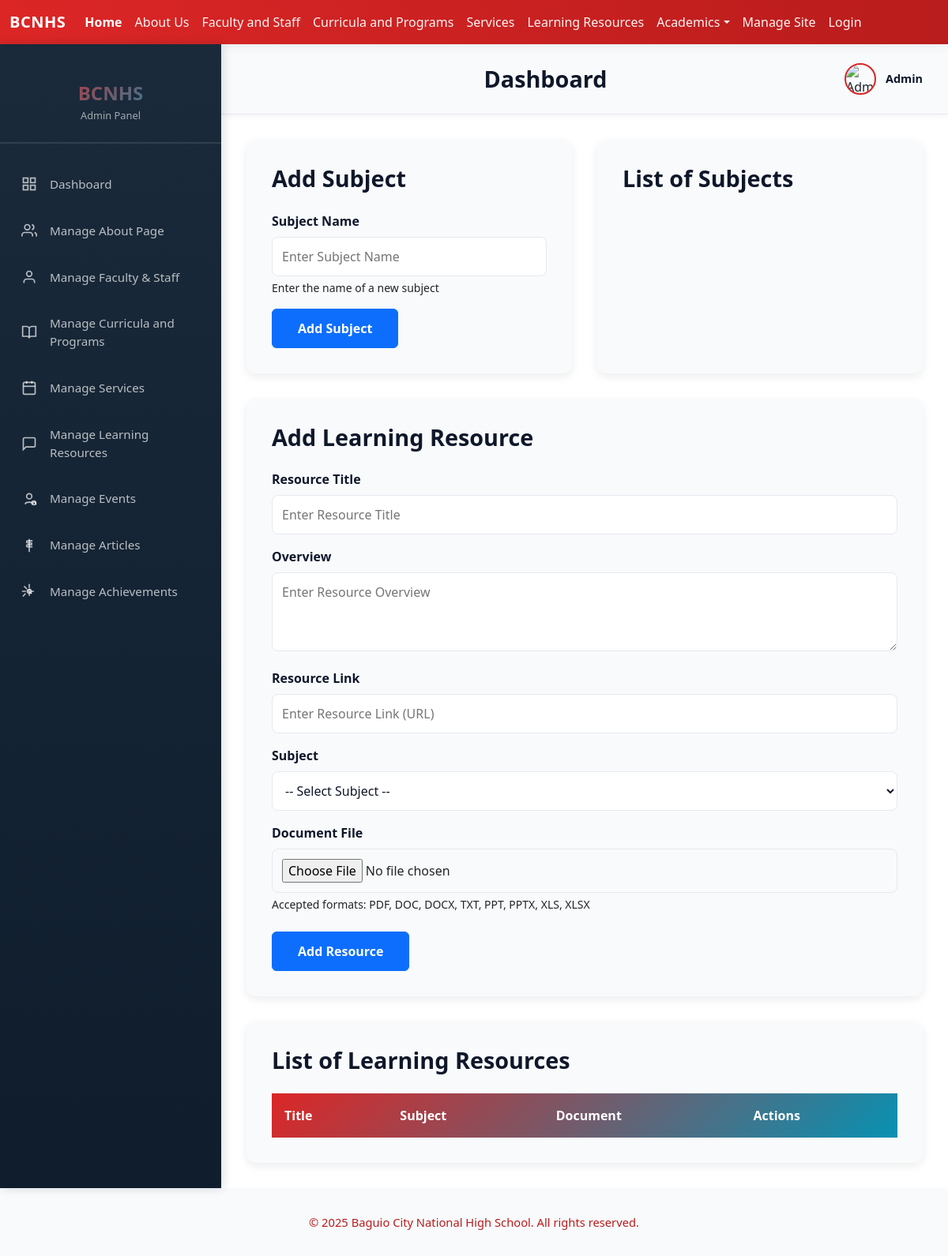
Before: /admin/learning_resources.php with the older database file.
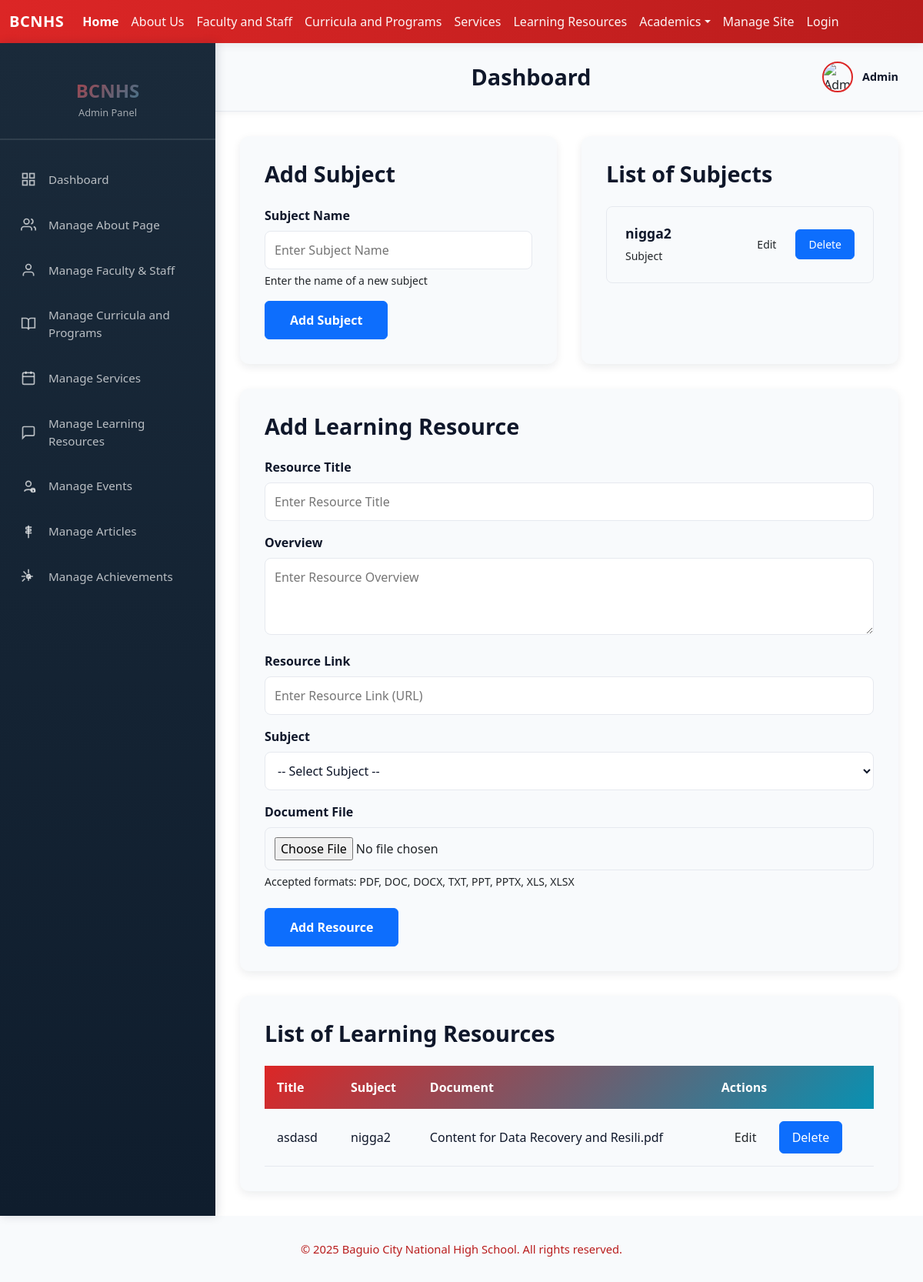
After: the same page with the newer database file.
### tables this page shows
CREATE TABLE `subject` (
  `id` int(11) NOT NULL,
  `name` text NOT NULL
);

CREATE TABLE `resources` (
  `id` int(11) NOT NULL,
  `title` text NOT NULL,
  `overview` text NOT NULL,
  `link` text NOT NULL,
  `path` text NOT NULL,
  `subject_id` int(11) NOT NULL
);

### functions/functions.php (called while the page is built, shortened)
<?php
class Database {
    private $pdo;
    public function __construct() {
        $host = 'localhost';
        $user = 'root';
        $pass = '';
        $dbname = 'bcnhs';
        $charset = 'utf8mb4';
        try {
            $dsn = "mysql:host=$host;dbname=$dbname;charset=$charset";
            $options = [
                PDO::ATTR_ERRMODE            => PDO::ERRMODE_EXCEPTION,
                PDO::ATTR_DEFAULT_FETCH_MODE => PDO::FETCH_ASSOC,
                PDO::ATTR_EMULATE_PREPARES   => false,
            ];
            $this->pdo = new PDO($dsn, $user, $pass, $options);
        } catch (PDOException $e) {
            die("connection failed: " . $e->getMessage());
        }
    }
    public function getPDO() {
        return $this->pdo;
    }
}
class ResourcesModule {
    private $pdo;
    public function __construct() {
        $db = new Database();
        $this->pdo = $db->getPDO();
    }
    public function fetchResources() {
        $fetch = $this->pdo->query("SELECT r.*, s.name as subject_name FROM resources r LEFT JOIN subject s ON r.subject_id = s.id");
        return $fetch->fetchAll();
    }
}
class SubjectModule {
    private $pdo;
    public function __construct() {
        $db = new Database();
        $this->pdo = $db->getPDO();
    }
    public function fetchSubject() {
        $fetch = $this->pdo->query("SELECT * FROM subject");
        return $fetch->fetchAll();
    }
}
?>

### admin/learning_resources.php (the view, shortened to what the changed rows need)
<?php
include('../functions/functions.php');
$resourcesModule = new ResourcesModule();
$subjectModule = new SubjectModule();
$resources = $resourcesModule->fetchResources();
$subjects = $subjectModule->fetchSubject();
?>
<!DOCTYPE html>
<html lang="en">
<head>
    <link href="../node_modules/bootstrap/dist/css/bootstrap.min.css" rel="stylesheet">
    <link href="../css/style.css" rel="stylesheet">
    <?php include('../includes/summernote.php'); ?>
</head>
<body>
    <div class="admin-body">
        <main class="admin-main">
            <div class="admin-topbar">
                <div class="topbar-left">
                    <h1 class="page-title">Dashboard</h1>
                </div>
            </div>
            <div class="admin-content">
                <div style="display: grid; grid-template-columns: 1fr 1fr; gap: 2rem; margin-bottom: 2rem;">
                    <div style="background: var(--color-surface); border-radius: 12px; padding: 2rem; box-shadow: 0 4px 12px rgba(12, 22, 43, 0.08); height: fit-content;">
                        <h2 style="font-size: 1.8rem; font-weight: 700; color: var(--color-text); margin-bottom: 1.5rem;">Add Subject</h2>
                    </div>
                    <div style="background: var(--color-surface); border-radius: 12px; padding: 2rem; box-shadow: 0 4px 12px rgba(12, 22, 43, 0.08); display: flex; flex-direction: column;">
                        <h2 style="font-size: 1.8rem; font-weight: 700; color: var(--color-text); margin-bottom: 1.5rem;">List of Subjects</h2>
                        <div style="flex: 1; overflow-y: auto; min-height: 0;">
                            <div style="display: flex; flex-direction: column; gap: 1rem;">
                                <?php foreach ($subjects as $subj) { ?>
                                    <div style="background: var(--color-background); border: 1px solid var(--color-border); border-radius: 8px; padding: 1.5rem; display: flex; justify-content: space-between; align-items: center;">
                                        <div>
                                            <h3 style="font-size: 1.1rem; font-weight: 600; color: var(--color-text); margin: 0; margin-bottom: 0.5rem;"><?php echo $subj['name'] ?></h3>
                                            <p style="font-size: 0.875rem; color: var(--color-text-secondary); margin: 0;">Subject</p>
                                        </div>
                                        <div style="display: flex; gap: 0.5rem; flex-shrink: 0;">
                                            <a href="editSubject.php?id=<?php echo $subj['id'] ?>" class="btn btn-tertiary" style="padding: 0.5rem 1rem; border-radius: 6px; text-decoration: none; font-size: 0.875rem;">Edit</a>
                                            <a href="deleteSubject.php?id=<?php echo $subj['id'] ?>" class="btn btn-primary" onclick="return confirm('Are you sure you want to delete this subject?');" style="padding: 0.5rem 1rem; border-radius: 6px; text-decoration: none; font-size: 0.875rem;">Delete</a>
                                        </div>
                                    </div>
                                <?php } ?>
                            </div>
                        </div>
                    </div>
                </div>
                <div style="background: var(--color-surface); border-radius: 12px; padding: 2rem; box-shadow: 0 4px 12px rgba(12, 22, 43, 0.08); margin-bottom: 2rem;">
                    <h2 style="font-size: 1.8rem; font-weight: 700; color: var(--color-text); margin-bottom: 1.5rem;">Add Learning Resource</h2>
                </div>
                <div style="background: var(--color-surface); border-radius: 12px; padding: 2rem; box-shadow: 0 4px 12px rgba(12, 22, 43, 0.08);">
                    <h2 style="font-size: 1.8rem; font-weight: 700; color: var(--color-text); margin-bottom: 1.5rem;">List of Learning Resources</h2>
                    <table style="width: 100%; border-collapse: collapse;">
                        <thead style="background: linear-gradient(135deg, var(--color-primary), var(--color-secondary)); color: white;">
                            <tr>
                                <th style="padding: 1rem; text-align: left; font-weight: 600; border: none;">Title</th>
                                <th style="padding: 1rem; text-align: left; font-weight: 600; border: none;">Subject</th>
                                <th style="padding: 1rem; text-align: left; font-weight: 600; border: none;">Document</th>
                                <th style="padding: 1rem; text-align: left; font-weight: 600; border: none;">Actions</th>
                            </tr>
                        </thead>
                        <tbody>
                            <?php foreach ($resources as $resource) { ?>
                                <tr style="border-bottom: 1px solid var(--color-border); transition: background 0.3s ease;">
                                    <td style="padding: 1rem; color: var(--color-text);"><?php echo $resource['title'] ?></td>
                                    <td style="padding: 1rem; color: var(--color-text);"><?php echo $resource['subject_name'] ?></td>
                                    <td style="padding: 1rem; color: var(--color-text);"><?php echo $resource['path'] ?></td>
                                    <td style="padding: 1rem;">
                                        <a href="editResource.php?id=<?php echo $resource['id'] ?>" class="btn btn-tertiary" style="padding: 0.5rem 1rem; margin-right: 0.5rem; border-radius: 6px; text-decoration: none;">Edit</a>
                                        <a href="deleteResource.php?id=<?php echo $resource['id'] ?>" class="btn btn-primary" onclick="return confirm('Are you sure you want to delete this resource?');" style="padding: 0.5rem 1rem; border-radius: 6px; text-decoration: none;">Delete</a>
                                    </td>
                                </tr>
                            <?php } ?>
                        </tbody>
                    </table>
                </div>
            </div>
        </main>
    </div>
</body>
</html>

Changed rows visible on the page:
added subject: name "nigga2"
added resources: title "asdasd", subject.name "nigga2", path "Content for Data Recovery and Resili.pdf"
